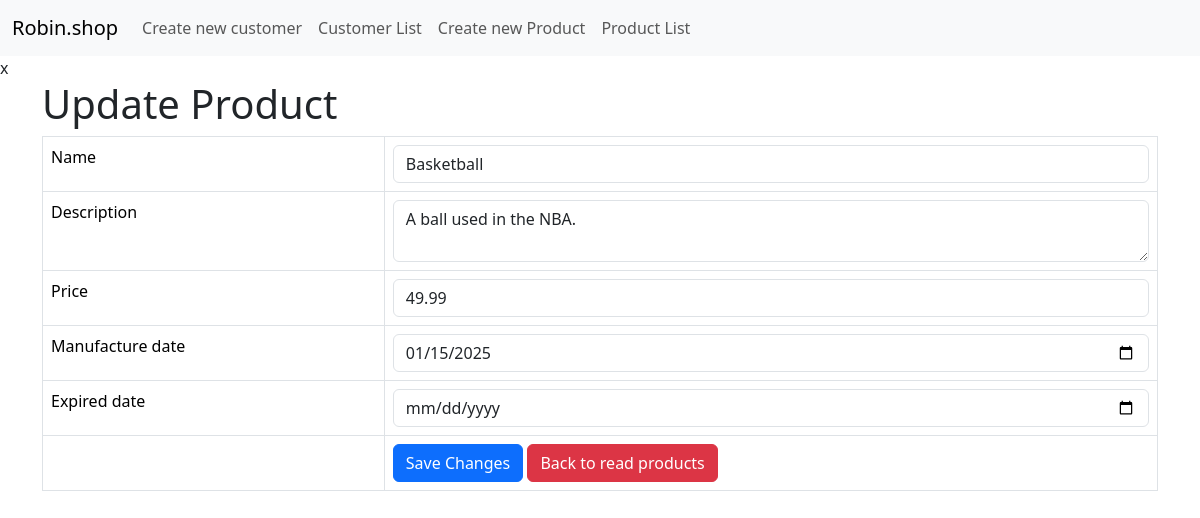
The app's page /product_update.php?id=1 with its own data.
### tables this page shows
CREATE TABLE IF NOT EXISTS `products` (
  `id` int NOT NULL AUTO_INCREMENT,
  `name` varchar(128) NOT NULL,
  `description` text NOT NULL,
  `price` double NOT NULL,
  `promotion_price` double NOT NULL,
  `manufacture_date` date NOT NULL,
  `expired_date` date NOT NULL,
  `created` date DEFAULT NULL,
  `category_id` int DEFAULT NULL,
  PRIMARY KEY (`id`)
);

### product_update.php (the view, shortened to what this page needs)
<!DOCTYPE HTML>
<html>
<?php
include 'Menu.php';
?>x
<head>
    <link href="https://cdn.jsdelivr.net/npm/bootstrap@5.3.3/dist/css/bootstrap.min.css" rel="stylesheet">
</head>
<body>
    <div class="container">
        <div class="page-header">
            <h1>Update Product</h1>
        </div>
        <?php
        $id = isset($_GET['id']) ? $_GET['id'] : die('ERROR: Record ID not found.');
        include 'config/database.php';
        try {
            $query = "SELECT id, name, description, price, expired_date, manufacture_date FROM products WHERE id = ? LIMIT 0,1";
            $stmt = $con->prepare($query);
            $stmt->bindParam(1, $id);
            $stmt->execute();
            $row = $stmt->fetch(PDO::FETCH_ASSOC);
            $name = $row['name'];
            $description = $row['description'];
            $price = $row['price'];
            $manufacture_date = $row['manufacture_date'];
            $expired_date = $row['expired_date'];
        } catch (PDOException $exception) {
            die('ERROR: ' . $exception->getMessage());
        }
        ?>
        <form action="<?php echo htmlspecialchars($_SERVER["PHP_SELF"] . "?id={$id}"); ?>" method="post">
            <table class='table table-hover table-responsive table-bordered'>
                <tr>
                    <td>Name</td>
                    <td><input type='text' name='name' value="<?php echo $name;  ?>" class='form-control' /></td>
                </tr>
                <tr>
                    <td>Description</td>
                    <td><textarea name='description' class='form-control'><?php echo $description;  ?></textarea></td>
                </tr>
                <tr>
                    <td>Price</td>
                    <td><input type='text' name='price' value="<?php echo $price;  ?>" class='form-control' /></td>
                </tr>
                <tr>
                    <td>Manufacture date</td>
                    <td><input type='date' name='manufacture_date' value="<?php echo $manufacture_date;  ?>" class='form-control' /></td>
                </tr>
                <tr>
                    <td>Expired date</td>
                    <td><input type='date' name='expired_date' value="<?php echo $expired_date;  ?>" class='form-control' /></td>
                </tr>
                <tr>
                    <td></td>
                    <td>
                        <input type='submit' value='Save Changes' class='btn btn-primary' />
                        <a href='product_listing.php' class='btn btn-danger'>Back to read products</a>
                    </td>
                </tr>
            </table>
        </form>
    </div>
</body>
</html>

### records on screen
products: name "Basketball", description "A ball used in the NBA.", price "49.99", manufacture_date "01/15/2025"
